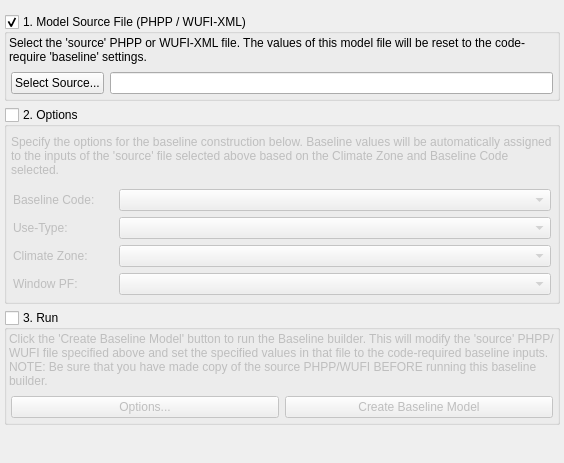
          <widget class="QWidget" name="tab_CreateBaseline">
           <property name="sizePolicy">
            <sizepolicy hsizetype="Preferred" vsizetype="MinimumExpanding">
             <horstretch>0</horstretch>
             <verstretch>0</verstretch>
            </sizepolicy>
           </property>
           <attribute name="title">
            <string>Create Baseline Model</string>
           </attribute>
           <layout class="QVBoxLayout" name="verticalLayout_10">
            <property name="leftMargin">
             <number>2</number>
            </property>
            <property name="topMargin">
             <number>2</number>
            </property>
            <property name="rightMargin">
             <number>2</number>
            </property>
            <property name="bottomMargin">
             <number>2</number>
            </property>
            <item>
             <widget class="QFrame" name="frame_baseline">
              <property name="sizePolicy">
               <sizepolicy hsizetype="Preferred" vsizetype="Minimum">
                <horstretch>0</horstretch>
                <verstretch>0</verstretch>
               </sizepolicy>
              </property>
              <property name="frameShape">
               <enum>QFrame::NoFrame</enum>
              </property>
              <layout class="QVBoxLayout" name="verticalLayout_7" stretch="0,0,0">
               <property name="spacing">
                <number>-1</number>
               </property>
               <property name="leftMargin">
                <number>2</number>
               </property>
               <property name="topMargin">
                <number>12</number>
               </property>
               <property name="rightMargin">
                <number>2</number>
               </property>
               <property name="bottomMargin">
                <number>2</number>
               </property>
               <item>
                <widget class="QGroupBox" name="groupBox_baselinerTargetPHPP">
                 <property name="sizePolicy">
                  <sizepolicy hsizetype="Preferred" vsizetype="MinimumExpanding">
                   <horstretch>0</horstretch>
                   <verstretch>0</verstretch>
                  </sizepolicy>
                 </property>
                 <property name="title">
                  <string>1. Model Source File (PHPP / WUFI-XML)</string>
                 </property>
                 <property name="checkable">
                  <bool>true</bool>
                 </property>
                 <property name="checked">
                  <bool>true</bool>
                 </property>
                 <layout class="QVBoxLayout" name="verticalLayout_6">
                  <property name="leftMargin">
                   <number>2</number>
                  </property>
                  <property name="topMargin">
                   <number>2</number>
                  </property>
                  <property name="rightMargin">
                   <number>2</number>
                  </property>
                  <property name="bottomMargin">
                   <number>2</number>
                  </property>
                  <item>
                   <widget class="QLabel" name="label_3">
                    <property name="sizePolicy">
                     <sizepolicy hsizetype="Preferred" vsizetype="Minimum">
                      <horstretch>0</horstretch>
                      <verstretch>0</verstretch>
                     </sizepolicy>
                    </property>
                    <property name="text">
                     <string>Select the 'source' PHPP or WUFI-XML file. The values of this model file will be reset to the code-require 'baseline' settings.</string>
                    </property>
                    <property name="wordWrap">
                     <bool>true</bool>
                    </property>
                   </widget>
                  </item>
                  <item>
                   <widget class="QFrame" name="frame_2">
                    <property name="sizePolicy">
                     <sizepolicy hsizetype="Preferred" vsizetype="Maximum">
                      <horstretch>0</horstretch>
                      <verstretch>0</verstretch>
                     </sizepolicy>
                    </property>
                    <property name="frameShape">
                     <enum>QFrame::NoFrame</enum>
                    </property>
                    <property name="frameShadow">
                     <enum>QFrame::Raised</enum>
                    </property>
                    <layout class="QHBoxLayout" name="horizontalLayout">
                     <property name="leftMargin">
                      <number>2</number>
                     </property>
                     <property name="topMargin">
                      <number>2</number>
                     </property>
                     <property name="rightMargin">
                      <number>2</number>
                     </property>
                     <property name="bottomMargin">
                      <number>2</number>
                     </property>
                     <item>
                      <widget class="QPushButton" name="btn_selectSourcePHPPforBaseliner">
                       <property name="sizePolicy">
                        <sizepolicy hsizetype="Maximum" vsizetype="Maximum">
                         <horstretch>0</horstretch>
                         <verstretch>0</verstretch>
                        </sizepolicy>
                       </property>
                       <property name="text">
                        <string>Select Source...</string>
                       </property>
                      </widget>
                     </item>
                     <item>
                      <widget class="QLineEdit" name="lineEdit_selectSourcePHPPforBaseliner">
                       <property name="sizePolicy">
                        <sizepolicy hsizetype="Expanding" vsizetype="Maximum">
                         <horstretch>0</horstretch>
                         <verstretch>0</verstretch>
                        </sizepolicy>
                       </property>
                       <property name="frame">
                        <bool>true</bool>
                       </property>
                      </widget>
                     </item>
                    </layout>
                   </widget>
                  </item>
                 </layout>
                </widget>
               </item>
               <item>
                <widget class="QGroupBox" name="groupBox_baselinerOptions">
                 <property name="sizePolicy">
                  <sizepolicy hsizetype="Preferred" vsizetype="Minimum">
                   <horstretch>0</horstretch>
                   <verstretch>0</verstretch>
                  </sizepolicy>
                 </property>
                 <property name="title">
                  <string>2. Options</string>
                 </property>
                 <property name="flat">
                  <bool>false</bool>
                 </property>
                 <property name="checkable">
                  <bool>true</bool>
                 </property>
                 <property name="checked">
                  <bool>false</bool>
                 </property>
                 <layout class="QVBoxLayout" name="verticalLayout">
                  <property name="leftMargin">
                   <number>2</number>
                  </property>
                  <property name="topMargin">
                   <number>2</number>
                  </property>
                  <property name="rightMargin">
                   <number>2</number>
                  </property>
                  <property name="bottomMargin">
                   <number>2</number>
                  </property>
                  <item>
                   <widget class="QFrame" name="frame_10">
                    <property name="sizePolicy">
                     <sizepolicy hsizetype="Preferred" vsizetype="Minimum">
                      <horstretch>0</horstretch>
                      <verstretch>0</verstretch>
                     </sizepolicy>
                    </property>
                    <layout class="QVBoxLayout" name="verticalLayout_3">
                     <property name="leftMargin">
                      <number>2</number>
                     </property>
                     <property name="topMargin">
                      <number>2</number>
                     </property>
                     <property name="rightMargin">
                      <number>2</number>
                     </property>
                     <property name="bottomMargin">
                      <number>2</number>
                     </property>
                     <item>
                      <widget class="QLabel" name="label_9">
                       <property name="sizePolicy">
                        <sizepolicy hsizetype="Preferred" vsizetype="Minimum">
                         <horstretch>0</horstretch>
                         <verstretch>0</verstretch>
                        </sizepolicy>
                       </property>
                       <property name="minimumSize">
                        <size>
                         <width>0</width>
                         <height>50</height>
                        </size>
                       </property>
                       <property name="text">
                        <string>Specify the options for the baseline construction below. Baseline values will be automatically assigned to the inputs of the 'source' file selected above based on the Climate Zone and Baseline Code selected.</string>
                       </property>
                       <property name="wordWrap">
                        <bool>true</bool>
                       </property>
                      </widget>
                     </item>
                     <item>
                      <widget class="QFrame" name="frame_9">
                       <property name="sizePolicy">
                        <sizepolicy hsizetype="Preferred" vsizetype="Minimum">
                         <horstretch>0</horstretch>
                         <verstretch>0</verstretch>
                        </sizepolicy>
                       </property>
                       <property name="frameShape">
                        <enum>QFrame::NoFrame</enum>
                       </property>
                       <property name="frameShadow">
                        <enum>QFrame::Raised</enum>
                       </property>
                       <layout class="QFormLayout" name="formLayout">
                        <property name="fieldGrowthPolicy">
                         <enum>QFormLayout::ExpandingFieldsGrow</enum>
                        </property>
                        <property name="labelAlignment">
                         <set>Qt::AlignLeading|Qt::AlignLeft|Qt::AlignVCenter</set>
                        </property>
                        <property name="formAlignment">
                         <set>Qt::AlignLeading|Qt::AlignLeft|Qt::AlignTop</set>
                        </property>
                        <property name="leftMargin">
                         <number>2</number>
                        </property>
                        <property name="topMargin">
                         <number>2</number>
                        </property>
                        <property name="rightMargin">
                         <number>2</number>
                        </property>
                        <property name="bottomMargin">
                         <number>2</number>
                        </property>
                        <item row="0" column="0">
                         <widget class="QLabel" name="label_10">
                          <property name="minimumSize">
                           <size>
                            <width>100</width>
                            <height>0</height>
                           </size>
                          </property>
                          <property name="toolTip">
                           <string>&lt;html&gt;&lt;head/&gt;&lt;body&gt;&lt;p&gt;The baseline building code to use as the reference.&lt;/p&gt;&lt;/body&gt;&lt;/html&gt;</string>
                          </property>
                          <property name="text">
                           <string>Baseline Code:</string>
                          </property>
                         </widget>
                        </item>
                        <item row="0" column="1">
                         <widget class="QComboBox" name="comboBox_projBaselineCode">
                          <property name="sizePolicy">
                           <sizepolicy hsizetype="Expanding" vsizetype="Preferred">
                            <horstretch>0</horstretch>
                            <verstretch>0</verstretch>
                           </sizepolicy>
                          </property>
                         </widget>
                        </item>
                        <item row="1" column="0">
                         <widget class="QLabel" name="label_13">
                          <property name="minimumSize">
                           <size>
                            <width>100</width>
                            <height>0</height>
                           </size>
                          </property>
                          <property name="toolTip">
                           <string>&lt;html&gt;&lt;head/&gt;&lt;body&gt;&lt;p&gt;Building Use-Type as per ECC of NYS 2020, Section C402.1.3 &amp;quot;Insulation Component R-Value-Based Method&amp;quot;&lt;/p&gt;&lt;/body&gt;&lt;/html&gt;</string>
                          </property>
                          <property name="text">
                           <string>Use-Type:</string>
                          </property>
                         </widget>
                        </item>
                        <item row="1" column="1">
                         <widget class="QComboBox" name="comboBox_projUseGroup">
                          <property name="sizePolicy">
                           <sizepolicy hsizetype="Expanding" vsizetype="Maximum">
                            <horstretch>0</horstretch>
                            <verstretch>0</verstretch>
                           </sizepolicy>
                          </property>
                          <property name="frame">
                           <bool>true</bool>
                          </property>
                         </widget>
                        </item>
                        <item row="2" column="0">
                         <widget class="QLabel" name="label_11">
                          <property name="minimumSize">
                           <size>
                            <width>100</width>
                            <height>0</height>
                           </size>
                          </property>
                          <property name="toolTip">
                           <string extracomment="test">&lt;html&gt;&lt;head/&gt;&lt;body&gt;&lt;p&gt;Climate Zones from the ECC of NYS2020, Table C301.1 shall be used for determining the baseline requirements.&lt;/p&gt;&lt;/body&gt;&lt;/html&gt;</string>
                          </property>
                          <property name="text">
                           <string>Climate Zone:</string>
                          </property>
                         </widget>
                        </item>
                        <item row="2" column="1">
                         <widget class="QComboBox" name="comboBox_projASHRAEClimateZone">
                          <property name="sizePolicy">
                           <sizepolicy hsizetype="Expanding" vsizetype="Preferred">
                            <horstretch>0</horstretch>
                            <verstretch>0</verstretch>
                           </sizepolicy>
                          </property>
                         </widget>
                        </item>
                        <item row="3" column="0">
                         <widget class="QLabel" name="label_14">
                          <property name="minimumSize">
                           <size>
                            <width>100</width>
                            <height>0</height>
                           </size>
                          </property>
                          <property name="toolTip">
                           <string>&lt;!DOCTYPE HTML PUBLIC &quot;-//W3C//DTD HTML 4.0//EN&quot; &quot;http://www.w3.org/TR/REC-html40/strict.dtd&quot;&gt;
&lt;html&gt;&lt;head&gt;&lt;meta name=&quot;qrichtext&quot; content=&quot;1&quot; /&gt;&lt;style type=&quot;text/css&quot;&gt;
p, li { white-space: pre-wrap; }
&lt;/style&gt;&lt;/head&gt;&lt;body style=&quot; font-family:'.AppleSystemUIFont'; font-size:13pt; font-weight:400; font-style:normal;&quot;&gt;
&lt;p style=&quot; margin-top:12px; margin-bottom:12px; margin-left:0px; margin-right:0px; -qt-block-indent:0; text-indent:0px;&quot;&gt;Window Projection Factor: Determined as per the ECC of NYS 2020, Section C402.4.3 &amp;quot;Maximum U-Factor and SHGC&amp;quot;, Equation 4-5.&lt;/p&gt;&lt;/body&gt;&lt;/html&gt;</string>
                          </property>
                          <property name="text">
                           <string>Window PF:</string>
                          </property>
                         </widget>
                        </item>
                        <item row="3" column="1">
                         <widget class="QComboBox" name="comboBox_projPFGroup">
                          <property name="sizePolicy">
                           <sizepolicy hsizetype="Expanding" vsizetype="Preferred">
                            <horstretch>0</horstretch>
                            <verstretch>0</verstretch>
                           </sizepolicy>
                          </property>
                         </widget>
                        </item>
                       </layout>
                      </widget>
                     </item>
                    </layout>
                   </widget>
                  </item>
                 </layout>
                </widget>
               </item>
               <item>
                <widget class="QGroupBox" name="groupBox_baselinerRun">
                 <property name="sizePolicy">
                  <sizepolicy hsizetype="Preferred" vsizetype="Minimum">
                   <horstretch>0</horstretch>
                   <verstretch>0</verstretch>
                  </sizepolicy>
                 </property>
                 <property name="title">
                  <string>3. Run</string>
                 </property>
                 <property name="checkable">
                  <bool>true</bool>
                 </property>
                 <property name="checked">
                  <bool>false</bool>
                 </property>
                 <layout class="QVBoxLayout" name="verticalLayout_4">
                  <property name="leftMargin">
                   <number>2</number>
                  </property>
                  <property name="topMargin">
                   <number>2</number>
                  </property>
                  <property name="rightMargin">
                   <number>2</number>
                  </property>
                  <property name="bottomMargin">
                   <number>2</number>
                  </property>
                  <item>
                   <widget class="QLabel" name="label_baselinerRunNote">
                    <property name="text">
                     <string>Click the 'Create Baseline Model' button to run the Baseline builder. This will modify the 'source' PHPP/WUFI file specified above and set the specified values in that file to the code-required baseline inputs. NOTE: Be sure that you have made copy of the source PHPP/WUFI BEFORE running this baseline builder. </string>
                    </property>
                    <property name="wordWrap">
                     <bool>true</bool>
                    </property>
                   </widget>
                  </item>
                  <item>
                   <widget class="QFrame" name="frame_3">
                    <property name="frameShadow">
                     <enum>QFrame::Raised</enum>
                    </property>
                    <layout class="QHBoxLayout" name="horizontalLayout_2">
                     <property name="leftMargin">
                      <number>2</number>
                     </property>
                     <property name="topMargin">
                      <number>2</number>
                     </property>
                     <property name="rightMargin">
                      <number>2</number>
                     </property>
                     <property name="bottomMargin">
                      <number>2</number>
                     </property>
                     <item>
                      <widget class="QPushButton" name="btn_moreBaselineOptions">
                       <property name="sizePolicy">
                        <sizepolicy hsizetype="Expanding" vsizetype="Fixed">
                         <horstretch>0</horstretch>
                         <verstretch>0</verstretch>
                        </sizepolicy>
                       </property>
                       <property name="minimumSize">
                        <size>
                         <width>250</width>
                         <height>0</height>
                        </size>
                       </property>
                       <property name="text">
                        <string>Options...</string>
                       </property>
                      </widget>
                     </item>
                     <item>
                      <widget class="QPushButton" name="btn_createBaselinePhModel">
                       <property name="sizePolicy">
                        <sizepolicy hsizetype="Expanding" vsizetype="Maximum">
                         <horstretch>0</horstretch>
                         <verstretch>0</verstretch>
                        </sizepolicy>
                       </property>
                       <property name="text">
                        <string>Create Baseline Model</string>
                       </property>
                      </widget>
                     </item>
                    </layout>
                   </widget>
                  </item>
                 </layout>
                </widget>
               </item>
              </layout>
             </widget>
            </item>
            <item>
             <spacer name="verticalSpacer">
              <property name="orientation">
               <enum>Qt::Vertical</enum>
              </property>
              <property name="sizeType">
               <enum>QSizePolicy::MinimumExpanding</enum>
              </property>
              <property name="sizeHint" stdset="0">
               <size>
                <width>0</width>
                <height>0</height>
               </size>
              </property>
             </spacer>
            </item>
           </layout>
          </widget>
